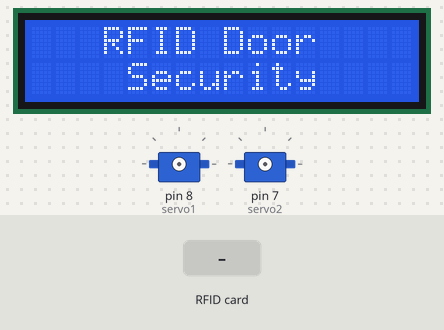
Bench run of a sketch on a simulated Arduino Uno, built with avr-gcc and run on an emulated ATmega328P. On the bench: 16×2 character LCD, 2 × servo. Inputs (shaded band) come from the test bench.

Above: at 0.1 s.
3.4 s: RFID card F3 0D F7 A7 held to the reader
At 4.4 s:
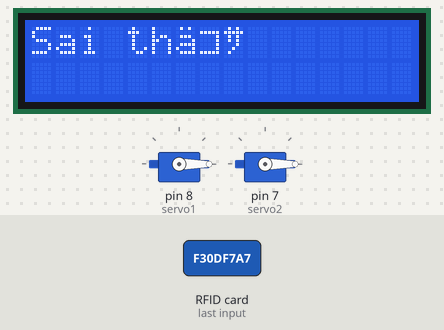
At 6.0 s:
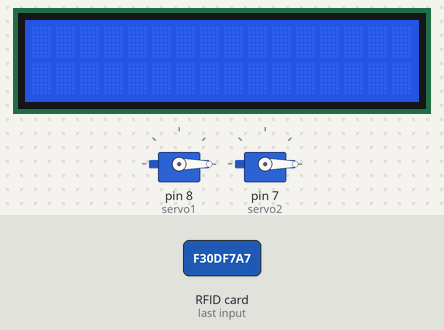
6.4 s: RFID card 5E 7A 19 C4 held to the reader
Timing chart, 0 to 9.4 s (numbered marks = the images above; inputs shaded):
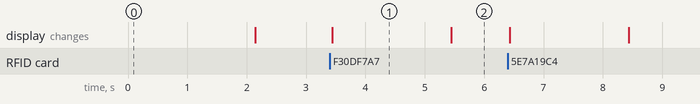

Measured:
- after the input at 3.4 s, the display: changes at once (image 1)
- what the display in image 1 shows lasts 2.0 s, from 3.4 s to 5.4 s

The sketch:

nhomBinh.ino
```cpp
#include <Wire.h>
#include <LiquidCrystal_I2C.h>
#include <Servo.h>
#include <MFRC522.h>
#include <TimerOne.h>

#define SS_PIN 10
#define RST_PIN 9

MFRC522 mfrc522(SS_PIN, RST_PIN);  // Tạo đối tượng MFRC522

LiquidCrystal_I2C lcd(0x27, 16, 2);  // Địa chỉ I2C và kích thước LCD (16x2)
Servo servo1;
Servo servo2;

bool isCardValid = false;
unsigned long previousMillis = 0;
unsigned long interval = 60000;  // Thời gian trôi qua trước khi cả hai servo quay về góc 0

void setup() {
  Serial.begin(9600);  // Khởi động kết nối Serial
  lcd.begin(16, 2);   // Khởi động màn hình LCD
  lcd.print("   RFID Door   ");
  lcd.setCursor(0, 1);
  lcd.print("    Security   ");
  delay(2000);
  lcd.clear();
  servo1.attach(8);    // Chân điều khiển servo1
  servo2.attach(7);    // Chân điều khiển servo2
  servo1.write(0);     // Đặt góc ban đầu của servo1 là 0 độ
  servo2.write(0);     // Đặt góc ban đầu của servo2 là 0 độ

  SPI.begin();        // Khởi động SPI
  mfrc522.PCD_Init(); // Khởi động MFRC522

  Timer1.initialize(interval);  // Khởi tạo bộ định thời
  Timer1.attachInterrupt(resetServos);  // Gắn ngắt thời gian
}

void loop() {
  // Kiểm tra xem có thẻ được đưa vào hay không
  if (mfrc522.PICC_IsNewCardPresent() && mfrc522.PICC_ReadCardSerial()) {
    String cardUID = getCardUID();  // Lấy UID của thẻ

    // So sánh với UID mẫu (thẻ hợp lệ)
    if (cardUID == "F3 0D F7 A7") {
      isCardValid = true;
      lcd.clear();
      lcd.setCursor(0, 0);
      lcd.print("Thẻ hợp lệ");
      delay(2000);
      lcd.clear();
      lcd.print("Mở cửa...");
      servo1.write(180);  // Quay servo1 180 độ
      servo2.write(90);   // Quay servo2 90 độ
      delay(2000);
      lcd.clear();
      lcd.print("Cửa đã mở");
    } else {
      lcd.clear();
      lcd.setCursor(0, 0);
      lcd.print("Sai thẻ");
      delay(2000);
      lcd.clear();
    }

    mfrc522.PICC_HaltA(); // Tắt thẻ
}
}

String getCardUID() {
String cardUID = "";
for (byte i = 0; i < mfrc522.uid.size; i++) {
cardUID += String(mfrc522.uid.uidByte[i] < 0x10 ? "0" + String(mfrc522.uid.uidByte[i], HEX) : String(mfrc522.uid.uidByte[i], HEX));
}
cardUID.toUpperCase(); // Chuyển đổi thành chữ hoa
return cardUID;
}

void resetServos() {
if (isCardValid) {
servo1.write(0); // Quay servo1 về góc 0 độ
servo2.write(0); // Quay servo2 về góc 0 độ
isCardValid = false;
}
} 
```
